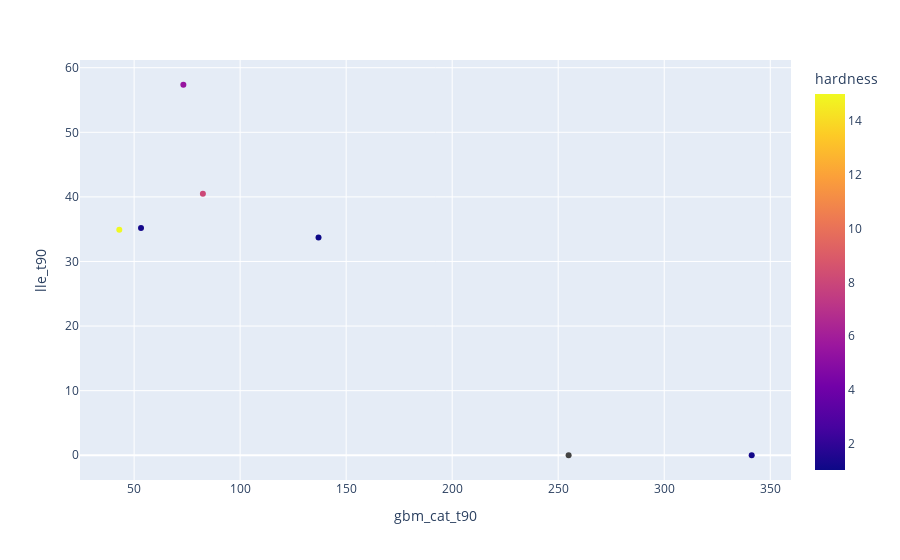

The notebook cell saved with this chart:
### Markdown cell above
--------

### Code cell
selected_candidates = all_candidates.query('redshift == 0 & hardness > 1').query(
     '(gbm_cat_t90 > 200 & gbm_cat_t90 < 350) | (lle_t90 < 200 & lle_t90 > 30)'
)

px.scatter(selected_candidates, x='gbm_cat_t90', y='lle_t90', color='hardness')

### Figure 1 — Plotly figure (JSON) as saved in the notebook; plotly's stock layout.template omitted (floating-point values rounded to 4 significant figures)
{"data": [{"hovertemplate": "gbm_cat_t90=%{x}<br>lle_t90=%{y}<br>hardness=%{marker.color}<extra></extra>", "legendgroup": "", "marker": {"color": [8.084, 1.216, 5.521, null, 1.037, 14.99, 1.197], "coloraxis": "coloraxis", "symbol": "circle"}, "mode": "markers", "name": "", "orientation": "v", "showlegend": false, "type": "scatter", "x": [82.43, 53.25, 73.22, 254.9, 137.0, 43.01, 341.3], "xaxis": "x", "y": [40.48, 35.19, 57.36, 0, 33.7, 34.92, 0], "yaxis": "y"}], "layout": {"coloraxis": {"colorbar": {"title": {"text": "hardness"}}, "colorscale": [[0, "#0d0887"], [0.1111, "#46039f"], [0.2222, "#7201a8"], [0.3333, "#9c179e"], [0.4444, "#bd3786"], [0.5556, "#d8576b"], [0.6667, "#ed7953"], [0.7778, "#fb9f3a"], [0.8889, "#fdca26"], [1, "#f0f921"]]}, "legend": {"tracegroupgap": 0}, "margin": {"t": 60}, "xaxis": {"anchor": "y", "domain": [0, 1], "title": {"text": "gbm_cat_t90"}}, "yaxis": {"anchor": "x", "domain": [0, 1], "title": {"text": "lle_t90"}}}}
